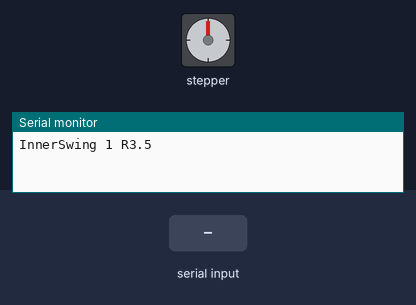
The sketch below on a simulated Arduino Uno, built with avr-gcc and run on an emulated ATmega328P. Parts: stepper motor, the last lines printed to the serial monitor. Wiring (inferred from the names in the program): stepper motor (2048 steps per turn assumed): coils pin 8, pin 9, pin 10, pin 11. Inputs (shaded band) come from the test bench. EEPROM starts erased.

Above: at 1.2 s.
1.3 s: "N90\n" received over Serial
At 12.98 s:
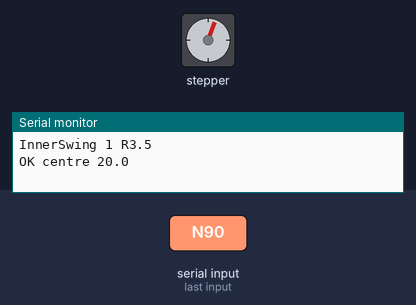
Timing chart, 0 to 14.3 s (numbered marks = the images above; inputs shaded):
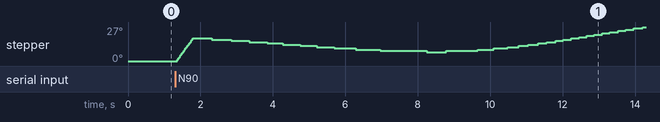

The sketch:

InnerSwing.ino
```cpp
/*
  Inner Swing — desktop swing controller
  Board:  Arduino UNO R3 (Elegoo)
  Motor:  28BYJ-48 stepper on a ULN2003 driver board  (IN1–IN4 → pins 8, 9, 10, 11)
  Radio:  HM-10 Bluetooth Low Energy module          (TXD → pin 2, RXD ← pin 3 through a 1k/2k divider)

  What it does
  - On its own, the swing keeps a gentle resting sway at the owner's Inner Swing rhythm,
    which is stored in the UNO's memory and survives power-off.
  - When the Inner Swing page connects (Bluetooth, or USB for testing), the page sends the
    breathing pace, where it is in the breath, and how high to swing. The swing makes its own
    smooth motion from that, so Bluetooth delays never make it jerky.
  - Like a real swing, the height only changes at the ends of each arc, where the seat is
    momentarily still, and timing corrections are made by easing the speed very slightly,
    never by jumping. So the speed through each arc is always smooth.
  - If the page goes quiet for 3 seconds, the swing eases back into its resting sway.

  Messages (one per line, from the page or from the Serial Monitor at 9600 baud, "Newline"):
    S<pace>,<phase>,<height>   e.g. S3.5,0.4231,23.4   follow the page (height in degrees each side)
    R<rhythm>                  e.g. R3.5               set and store the Inner Swing rhythm (3–7 breaths/min)
    N<degrees>                 e.g. N1 or N-1          nudge the centre if the swing sways more to one side (stored)
    ?                                                  report version and stored rhythm

  Before switching on, let the seat hang straight down: that position is taken as the centre.
*/

#include <SoftwareSerial.h>
#include <EEPROM.h>

// ---------- Settings you might change ----------
const bool  REVERSE      = true;    // true if the swing moves the opposite way to the screen
const float MAX_HEIGHT   = 55.0;    // degrees each side at most (the page sends up to this at the RSA goal)
const float REST_HEIGHT  = 12.0;    // degrees each side for the resting sway
const float DEFAULT_RHYTHM = 3.5;   // breaths per minute, until the page sets one
const bool  SAVE_POWER   = false;   // true on battery: the motor rests between steps (uses less power, a little less smooth)
                                    // false on USB power: the motor stays switched on while the swing moves (smoothest)

// ---------- Hardware ----------
const byte IN1 = 8, IN2 = 9, IN3 = 10, IN4 = 11;
SoftwareSerial bt(2, 3);                         // RX, TX  (to HM-10 TXD, RXD)
const float STEPS_PER_DEG = 4096.0 / 360.0;      // 28BYJ-48 in half-step mode
const unsigned long MIN_STEP_US = 1500;          // fastest stepping, about 10 rpm
const unsigned long RELEASE_MS = SAVE_POWER ? 8 : 3000;   // switch coils off after this long without a step
const unsigned long LINK_TIMEOUT_MS = 3000;      // page silent this long → resting sway

const byte SEQ[8][4] = {
  {1,0,0,0}, {1,1,0,0}, {0,1,0,0}, {0,1,1,0},
  {0,0,1,0}, {0,0,1,1}, {0,0,0,1}, {1,0,0,1}
};

// ---------- Memory layout (EEPROM) ----------
const int EE_MAGIC = 0, EE_RHYTHM = 1, EE_CENTRE = 5;   // magic byte, then the rhythm and the centre nudge (floats)
const byte MAGIC = 0xA7;

// ---------- State ----------
float rhythm = DEFAULT_RHYTHM;   // the owner's Inner Swing rhythm (stored)
float pace = DEFAULT_RHYTHM;     // current pace: the page's while linked, otherwise the rhythm
float phase = 0;                 // 0..1 through one breath (first half = in, second half = out)
float height = REST_HEIGHT;      // current swing height, degrees each side
float targetHeight = REST_HEIGHT;
float rateTrim = 0;              // small speed correction (cycles per second) to stay in time with the page
float halfFrom = 0, halfTo = 0;  // start and end of the current arc, degrees
float curAngle = 0;              // where the seat is now, degrees (before centre offset)
int8_t lastHalf = -1;
float centreOffset = 0;          // degrees, from N commands; stored, so it survives power-off
long  position = 0;              // motor position in steps; 0 = where the seat hung at power-up
byte  seqIndex = 0;
bool  coilsOn = false;
bool  linked = false;
unsigned long lastLoopUs, lastStepUs, lastMoveMs, lastMsgMs;

char usbLine[32], btLine[32];
byte usbLen = 0, btLen = 0;

// ---------- Helpers ----------
float easeHalf(float t) { return 0.5 - 0.5 * cos(PI * t); }


void setCoils(byte i) {
  digitalWrite(IN1, SEQ[i][0]); digitalWrite(IN2, SEQ[i][1]);
  digitalWrite(IN3, SEQ[i][2]); digitalWrite(IN4, SEQ[i][3]);
  coilsOn = true;
}

void releaseCoils() {
  digitalWrite(IN1, LOW); digitalWrite(IN2, LOW); digitalWrite(IN3, LOW); digitalWrite(IN4, LOW);
  coilsOn = false;
}

void stepOnce(int dir) {
  seqIndex = (seqIndex + (dir > 0 ? 1 : 7)) & 7;
  setCoils(seqIndex);
  position += dir;
}

void loadRhythm() {
  if (EEPROM.read(EE_MAGIC) == MAGIC) {
    float r;
    EEPROM.get(EE_RHYTHM, r);
    float c;
    EEPROM.get(EE_CENTRE, c);
    if (c >= -20 && c <= 20) centreOffset = c;           // anything else is an empty memory: keep 0
    if (r >= 3.0 && r <= 7.0) rhythm = r;
  }
  pace = rhythm;
}

void saveRhythm(float r) {
  if (r < 3.0 || r > 7.0) return;
  if (fabs(r - rhythm) < 0.01 && EEPROM.read(EE_MAGIC) == MAGIC) return;   // unchanged: spare the memory
  rhythm = r;
  EEPROM.put(EE_RHYTHM, rhythm);
  EEPROM.update(EE_MAGIC, MAGIC);
}

void reportStatus(Stream &out) {
  out.print(F("InnerSwing 1 R"));
  out.println(rhythm, 1);
}

// ---------- Messages ----------
void handleLine(char *line, Stream &out) {
  switch (line[0]) {
    case 'S': {                                   // S<pace>,<phase>,<height>
      char *a = line + 1, *b = strchr(a, ','), *c = b ? strchr(b + 1, ',') : NULL;
      if (!b || !c) return;
      float p = atof(a), ph = atof(b + 1), h = atof(c + 1);
      if (p < 2.0 || p > 12.0 || ph < 0 || ph >= 1.0) return;
      pace = p;
      targetHeight = constrain(h, 0, MAX_HEIGHT);
      float err = ph - phase;                      // how far ahead (+) or behind (-) the page is
      if (err > 0.5) err -= 1; else if (err < -0.5) err += 1;
      if (fabs(err) > 0.25) { phase = ph; rateTrim = 0; }   // far out (just connected): jump once
      else {                                       // otherwise close the gap over about 4 s, by easing the speed
        float lim = 0.08 * p / 60.0;               //   never more than 8% faster or slower
        rateTrim = constrain(err / 4.0, -lim, lim);
      }
      linked = true;
      lastMsgMs = millis();
      break;
    }
    case 'R':                                     // R<rhythm>
      saveRhythm(atof(line + 1));
      reportStatus(out);
      break;
    case 'N':                                     // N<degrees>: nudge the centre
      centreOffset = constrain(centreOffset + atof(line + 1), -20, 20);
      EEPROM.put(EE_CENTRE, centreOffset);
      EEPROM.update(EE_MAGIC, MAGIC);
      out.print(F("OK centre ")); out.println(centreOffset, 1);
      break;
    case '?':
      reportStatus(out);
      break;
  }
}

void readStream(Stream &in, char *buf, byte &len) {
  while (in.available()) {
    char ch = in.read();
    if (ch == '\n' || ch == '\r') {
      if (len) { buf[len] = 0; handleLine(buf, in); len = 0; }
    } else if (len < 31) {
      buf[len++] = ch;
    } else {
      len = 0;                                    // too long: discard
    }
  }
}

// ---------- Setup and main loop ----------
void setup() {
  pinMode(IN1, OUTPUT); pinMode(IN2, OUTPUT); pinMode(IN3, OUTPUT); pinMode(IN4, OUTPUT);
  releaseCoils();
  Serial.begin(9600);
  bt.begin(9600);
  loadRhythm();
  reportStatus(Serial);
  lastLoopUs = micros();
  lastStepUs = lastLoopUs;
  lastMoveMs = millis();
}

void loop() {
  readStream(Serial, usbLine, usbLen);
  readStream(bt, btLine, btLen);

  unsigned long nowUs = micros();
  float dt = (nowUs - lastLoopUs) / 1e6;
  lastLoopUs = nowUs;
  if (dt > 0.1) dt = 0.1;

  // Page gone quiet: back to the resting sway at the stored rhythm
  if (linked && millis() - lastMsgMs > LINK_TIMEOUT_MS) { linked = false; rateTrim = 0; }
  if (!linked) {
    float t = millis() / 1000.0;
    pace = rhythm;
    targetHeight = REST_HEIGHT + 1.5 * sin(TWO_PI * t / 47.0) + 0.8 * sin(TWO_PI * t / 23.0);
  }

  // Ease the height: quickly while following the page (it already smooths), slowly on its own
  float tau = linked ? 0.4 : 2.0;
  height += (targetHeight - height) * min(1.0, dt / tau);

  // Advance through the breath
  phase += dt * (pace / 60.0 + rateTrim);
  if (phase >= 1) phase -= 1; else if (phase < 0) phase += 1;

  // Same motion as the swing on the page: eased from one side to the other on the in-breath, back on
  // the out-breath. A new height is taken up only at a turning point, where the seat is still.
  int8_t half = phase < 0.5 ? 0 : 1;
  if (half != lastHalf) {
    halfFrom = curAngle;
    halfTo = (half == 0 ? 1 : -1) * height;
    lastHalf = half;
  }
  curAngle = halfFrom + (halfTo - halfFrom) * easeHalf(half == 0 ? phase / 0.5 : (phase - 0.5) / 0.5);

  // Where the seat should be now, in motor steps
  float angle = (REVERSE ? -curAngle : curAngle) + centreOffset;   // the centre nudge stays put either way
  long target = lround(angle * STEPS_PER_DEG);

  if (target != position && nowUs - lastStepUs >= MIN_STEP_US) {
    if (!coilsOn) setCoils(seqIndex);              // re-energise where we left off before moving
    stepOnce(target > position ? 1 : -1);
    lastStepUs = nowUs;
    lastMoveMs = millis();
  } else if (coilsOn && millis() - lastMoveMs > RELEASE_MS) {
    releaseCoils();                                 // the gearbox holds the light swing in place while it rests
  }
}
```
